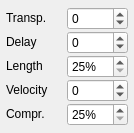
<ui version="4.0" >
 <author></author>
 <comment></comment>
 <exportmacro></exportmacro>
 <class>MidiTrackInfoBase</class>
 <widget class="QWidget" name="MidiTrackInfoBase" >
  <property name="geometry" >
   <rect>
    <x>0</x>
    <y>0</y>
    <width>134</width>
    <height>133</height>
   </rect>
  </property>
  <property name="sizePolicy" >
   <sizepolicy>
    <hsizetype>7</hsizetype>
    <vsizetype>5</vsizetype>
    <horstretch>0</horstretch>
    <verstretch>0</verstretch>
   </sizepolicy>
  </property>
  <property name="windowTitle" >
   <string>Form</string>
  </property>
  <layout class="QGridLayout" >
   <property name="margin" >
    <number>6</number>
   </property>
   <property name="spacing" >
    <number>0</number>
   </property>
   <item row="4" column="0" >
    <widget class="QLabel" name="label_5" >
     <property name="sizePolicy" >
      <sizepolicy>
       <hsizetype>5</hsizetype>
       <vsizetype>0</vsizetype>
       <horstretch>0</horstretch>
       <verstretch>0</verstretch>
      </sizepolicy>
     </property>
     <property name="text" >
      <string>Compr.</string>
     </property>
    </widget>
   </item>
   <item row="0" column="0" >
    <widget class="QLabel" name="label" >
     <property name="sizePolicy" >
      <sizepolicy>
       <hsizetype>5</hsizetype>
       <vsizetype>0</vsizetype>
       <horstretch>0</horstretch>
       <verstretch>0</verstretch>
      </sizepolicy>
     </property>
     <property name="text" >
      <string>Transp.</string>
     </property>
    </widget>
   </item>
   <item row="1" column="0" >
    <widget class="QLabel" name="label_2" >
     <property name="sizePolicy" >
      <sizepolicy>
       <hsizetype>5</hsizetype>
       <vsizetype>0</vsizetype>
       <horstretch>0</horstretch>
       <verstretch>0</verstretch>
      </sizepolicy>
     </property>
     <property name="text" >
      <string>Delay</string>
     </property>
    </widget>
   </item>
   <item row="2" column="0" >
    <widget class="QLabel" name="label_3" >
     <property name="sizePolicy" >
      <sizepolicy>
       <hsizetype>5</hsizetype>
       <vsizetype>0</vsizetype>
       <horstretch>0</horstretch>
       <verstretch>0</verstretch>
      </sizepolicy>
     </property>
     <property name="text" >
      <string>Length</string>
     </property>
    </widget>
   </item>
   <item row="3" column="0" >
    <widget class="QLabel" name="label_4" >
     <property name="sizePolicy" >
      <sizepolicy>
       <hsizetype>5</hsizetype>
       <vsizetype>0</vsizetype>
       <horstretch>0</horstretch>
       <verstretch>0</verstretch>
      </sizepolicy>
     </property>
     <property name="text" >
      <string>Velocity</string>
     </property>
    </widget>
   </item>
   <item row="0" column="1" >
    <widget class="QSpinBox" name="transposition" >
     <property name="toolTip" >
      <string>Pitch Transpose</string>
     </property>
     <property name="maximum" >
      <number>127</number>
     </property>
     <property name="minimum" >
      <number>-127</number>
     </property>
    </widget>
   </item>
   <item row="1" column="1" >
    <widget class="QSpinBox" name="delay" >
     <property name="toolTip" >
      <string>Track Delay (ticks)</string>
     </property>
     <property name="maximum" >
      <number>1000</number>
     </property>
     <property name="minimum" >
      <number>-1000</number>
     </property>
    </widget>
   </item>
   <item row="2" column="1" >
    <widget class="QSpinBox" name="length" >
     <property name="toolTip" >
      <string>Modify Note Length</string>
     </property>
     <property name="suffix" >
      <string>%</string>
     </property>
     <property name="maximum" >
      <number>200</number>
     </property>
     <property name="minimum" >
      <number>25</number>
     </property>
    </widget>
   </item>
   <item row="3" column="1" >
    <widget class="QSpinBox" name="velocity" >
     <property name="toolTip" >
      <string>Modify Note Velocity</string>
     </property>
     <property name="maximum" >
      <number>127</number>
     </property>
     <property name="minimum" >
      <number>-127</number>
     </property>
    </widget>
   </item>
   <item row="4" column="1" >
    <widget class="QSpinBox" name="compression" >
     <property name="toolTip" >
      <string>Compress Note Velocity</string>
     </property>
     <property name="suffix" >
      <string>%</string>
     </property>
     <property name="maximum" >
      <number>200</number>
     </property>
     <property name="minimum" >
      <number>25</number>
     </property>
    </widget>
   </item>
  </layout>
 </widget>
 <pixmapfunction></pixmapfunction>
 <resources/>
 <connections/>
</ui>
